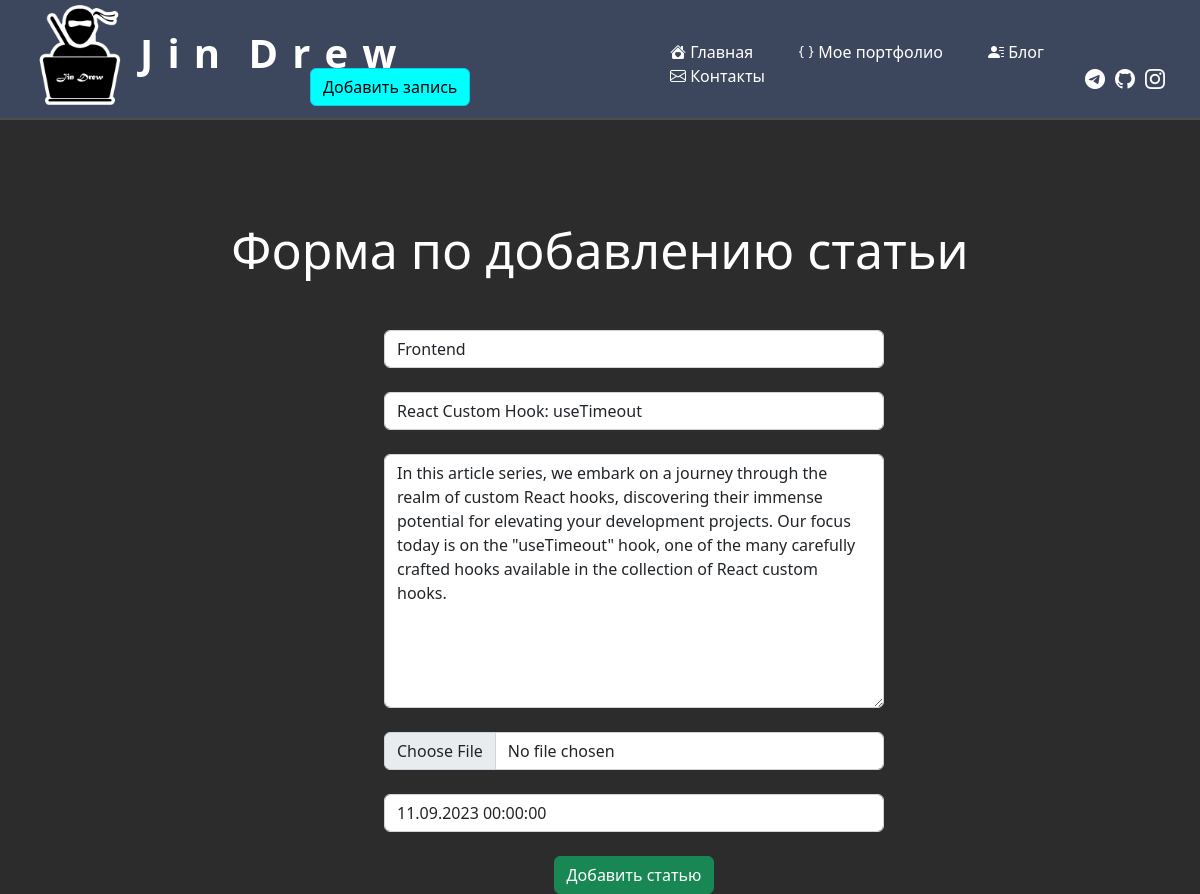
Page /news/4/update on the committed database.
### news/models.py (models this page shows, shortened)
class Articles(models.Model):
    title = models.CharField('Название', max_length=50)
    anons = models.CharField('Анонс', max_length=250)
    full_text = models.TextField('Статья')
    date = models.DateTimeField('Дата публикации')
    image = models.ImageField(default='news/image/no_image.jpg', upload_to='news/image/', blank=True)
    class Meta:
        verbose_name = 'Новость'
        verbose_name_plural = 'Новости'

### news/views.py (the view)
# urls.py: path('<int:pk>/update', views.NewsUpdateView.as_view(), name='news-update'),
class NewsUpdateView(UpdateView):
    model = Articles
    template_name = 'news/create.html'
    form_class = ArticlesForm

### news/forms.py
class ArticlesForm(ModelForm):
    class Meta:
        model = Articles
        fields = ['title', 'anons', 'full_text', 'date', 'image']
        widgets = {
            "title": TextInput(attrs={
                'class': 'form-control',
                'placeholder': 'Название статьи'
            }),
            "anons": TextInput(attrs={
                'class': 'form-control',
                'placeholder': 'Анонс статьи'
            }),
            "full_text": Textarea(attrs={
                'class': 'form-control',
                'placeholder': 'Текст статьи'
            }),
            "date": DateTimeInput(attrs={
                'class': 'form-control',
                'placeholder': 'Дата публикации'
            }),
            "image": FileInput(attrs={
                'class': 'form-control',
                'placeholder': 'Превью'
            }),
        }

### news/templates/news/create.html (shortened to what this page needs)
{% extends 'main/layout.html' %}
{% load static %}
{% block content %}
<div class="features">
    <h1>Форма по добавлению статьи</h1>
    <form method="post">
        {{ form.title }}<br>
        {{ form.anons }}<br>
        {{ form.full_text }}<br>
        {{ form.image }}<br>
        {{ form.date }}<br>
        <button class="btn btn-success" type="submit">Добавить статью</button>
    </form>
</div>
{% endblock %}

### main/static/main/css/main.css (style rules this page uses)
body { background: #2c2c2c; }
main .features { float: none; color: #fff; margin-top: 100px; text-align: center; width: 100%; Font-style: normal; }
main .features h1 { font-size: 50px; }
form { margin-left: 32%; width: 500px; margin-top: 50px; Font-style: normal; }

### rows in the picture
Articles: title "Frontend", anons "React Custom Hook: useTimeout", full_text "In this article series, we embark on a journey through the realm of custom React hooks, discovering their immense potential for elevating your development projects. Our focus today is on the \"useTimeout\" hook, one of the many carefully crafted hooks available in the collection of React custom hooks.", date "11.09.2023 00:00:00"
